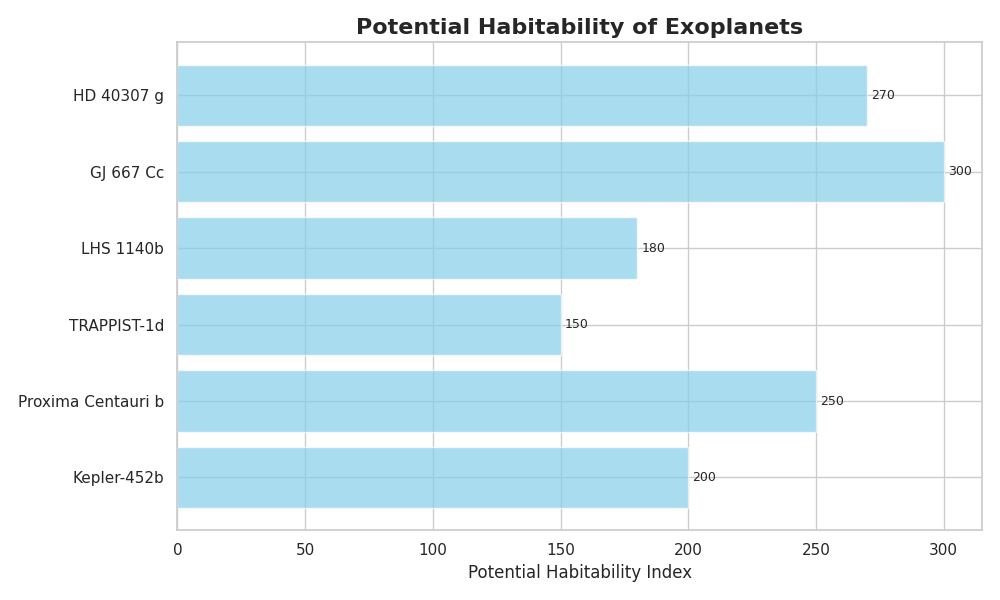

Generate this figure with Python:
import matplotlib.pyplot as plt
import numpy as np

# Data for exoplanets
exoplanet_names = ['Kepler-452b', 'Proxima Centauri b', 'TRAPPIST-1d', 'LHS 1140b', 'GJ 667 Cc', 'HD 40307 g']
potential_habitability = [200, 250, 150, 180, 300, 270]  # Aggregate habitability index

# Plot data
fig, ax = plt.subplots(figsize=(10, 6))

# Create a horizontal bar chart
bars = ax.barh(exoplanet_names, potential_habitability, color='skyblue', edgecolor='w', alpha=0.7)

# Add title and labels
ax.set_title("Potential Habitability of Exoplanets", fontsize=16, fontweight='bold')
ax.set_xlabel("Potential Habitability Index", fontsize=12)

# Add numerical labels to the right of each bar
for bar in bars:
    width = bar.get_width()
    ax.annotate(f'{width}',
                xy=(width, bar.get_y() + bar.get_height() / 2),
                xytext=(3, 0),  # 3 points horizontal offset
                textcoords="offset points",
                va='center', ha='left', fontsize=9)

# Display the plot
plt.tight_layout()
plt.show()
